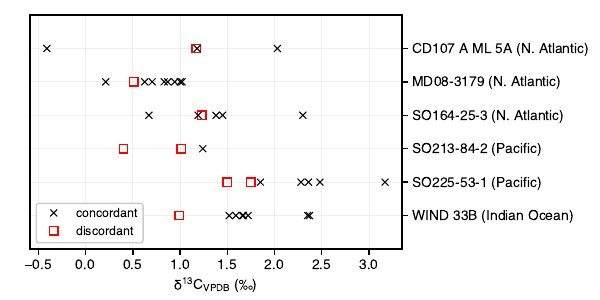

Write Python code to recreate this figure.
#! /usr/bin/env python3

from csv import DictReader
from pylab import *

style.use('../mydefault.mplstyle')

with open('../7_assign_Tcalcif/foram_D47_calibration_data.csv') as f:
	data = [{k: r[k] for k in r} for r in DictReader(f)]	
for r in data:
	tobepopped = []
	for k in r:
		if k not in ['Sample', 'Species', 'Type', 'Site', 'Ref', 'Twoa23_vs_Tiso_species', 'Twoa23_500m_vs_Tiso_species_500m', 'Twoa23_1500m_vs_Tiso_species_1500m', 'Tiso_species_offset']:
			if r[k] == '':
				tobepopped.append(k)
			else:
				if k == 'Depth' and '-' in r[k]:
					r['Depth'] = tuple(float(_) for _ in r[k][1:-1].split('-'))
				else:
					r[k] = float(r[k])
	for k in tobepopped:
		r.pop(k)

data = [_ for _ in data if _['Type'] == 'planktic']
sites_with_discordants = {_['Site'] for _ in data if _['Twoa23_vs_Tiso_species'] == 'discordant'}
sites_with_concordants = {_['Site'] for _ in data if _['Twoa23_vs_Tiso_species'] == ''}
sites = sites_with_discordants.intersection(sites_with_concordants)
sites = sorted(sites)

fig = figure(figsize = (6,3))
subplots_adjust(.05, .17, .67, .95)
labels = []
for k, site in enumerate(sites):
	dX = 0
	G = [_ for _ in data if _['Site'] == site]
	for r in G:
		marker = 's' if r['Twoa23_vs_Tiso_species'] == 'discordant' else 'x'
		X = r['d13C_VPDB']
		Y = -k
		eY = 1.96*r['SE_d13C_VPDB']
		plot(X, Y, marker,
			mec = 'r' if r['Twoa23_vs_Tiso_species'] == 'discordant' else 'k',
			mfc = 'None',
			ms = 6 if r['Twoa23_vs_Tiso_species'] == 'discordant' else 5,
			zorder = 100 if r['Twoa23_vs_Tiso_species'] == 'discordant' else 200,
			mew = 1 if r['Twoa23_vs_Tiso_species'] == 'discordant' else 0.75,
			label = None if marker in labels else (
				'discordant'
				if r['Twoa23_vs_Tiso_species'] == 'discordant' else
				'concordant'
				)
			)
		labels += marker

basins = {
	'CD107 A ML 5A': 'N. Atlantic',
	'MD08-3179': 'N. Atlantic',
	'SO164-25-3': 'N. Atlantic',
	'SO213-84-2': 'Pacific',
	'SO225-53-1': 'Pacific',
	'WIND 33B': 'Indian Ocean',
	}
sitelabels = [f'{site} ({basins[site]})' for site in sites]

legend(fontsize = 9, loc = 'lower left')
gca().yaxis.tick_right()
yticks([-k for k in range(len(sites))])
xlabel('$δ^{13}C_{VPDB}$ (‰)')
gca().set_yticklabels(sitelabels)
axis([None, None, -len(sites), 1])
savefig('check_d13C.pdf')
close(fig)